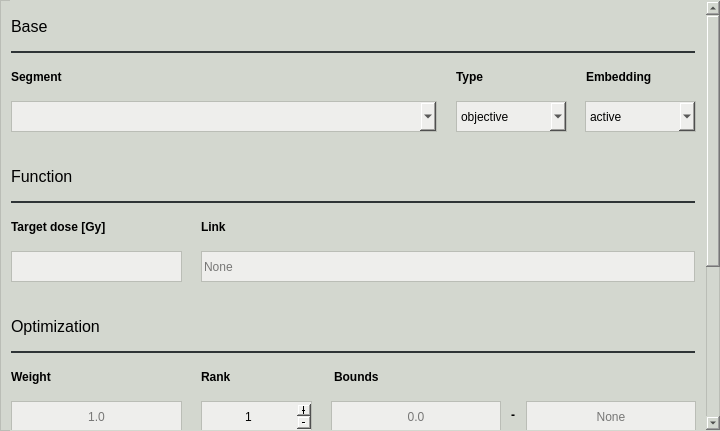
<?xml version="1.0" encoding="UTF-8"?>
<ui version="4.0">
 <class>mean_dose_window</class>
 <widget class="QMainWindow" name="mean_dose_window">
  <property name="windowModality">
   <enum>Qt::ApplicationModal</enum>
  </property>
  <property name="geometry">
   <rect>
    <x>0</x>
    <y>0</y>
    <width>720</width>
    <height>431</height>
   </rect>
  </property>
  <property name="minimumSize">
   <size>
    <width>720</width>
    <height>431</height>
   </size>
  </property>
  <property name="maximumSize">
   <size>
    <width>720</width>
    <height>431</height>
   </size>
  </property>
  <property name="windowTitle">
   <string>Mean Dose Editor</string>
  </property>
  <property name="styleSheet">
   <string notr="true">color: rgb(0, 0, 0);
background-color: rgb(211, 215, 207);</string>
  </property>
  <widget class="QWidget" name="body_widget">
   <property name="styleSheet">
    <string notr="true">color: rgb(0, 0, 0);
background-color: rgb(211, 215, 207);
border: 1px solid;
border-color: rgb(186, 189, 182);</string>
   </property>
   <widget class="QScrollArea" name="scroll_area">
    <property name="geometry">
     <rect>
      <x>10</x>
      <y>0</y>
      <width>711</width>
      <height>431</height>
     </rect>
    </property>
    <property name="styleSheet">
     <string notr="true">border-color: transparent;</string>
    </property>
    <property name="widgetResizable">
     <bool>false</bool>
    </property>
    <widget class="QWidget" name="scroll_contents">
     <property name="geometry">
      <rect>
       <x>0</x>
       <y>0</y>
       <width>690</width>
       <height>681</height>
      </rect>
     </property>
     <widget class="QComboBox" name="embedding_cbox">
      <property name="geometry">
       <rect>
        <x>574</x>
        <y>100</y>
        <width>111</width>
        <height>31</height>
       </rect>
      </property>
      <property name="cursor">
       <cursorShape>PointingHandCursor</cursorShape>
      </property>
      <property name="styleSheet">
       <string notr="true">color: rgb(0, 0, 0);
background-color: rgb(238, 238, 236);
border: 1px solid;
border-color: rgb(186, 189, 182);</string>
      </property>
      <property name="currentIndex">
       <number>0</number>
      </property>
      <item>
       <property name="text">
        <string>active</string>
       </property>
      </item>
      <item>
       <property name="text">
        <string>passive</string>
       </property>
      </item>
     </widget>
     <widget class="QLabel" name="segment_label">
      <property name="geometry">
       <rect>
        <x>0</x>
        <y>60</y>
        <width>431</width>
        <height>31</height>
       </rect>
      </property>
      <property name="font">
       <font>
        <weight>75</weight>
        <bold>true</bold>
       </font>
      </property>
      <property name="styleSheet">
       <string notr="true">border: 0px solid;</string>
      </property>
      <property name="text">
       <string>Segment</string>
      </property>
     </widget>
     <widget class="QLabel" name="embedding_label">
      <property name="geometry">
       <rect>
        <x>575</x>
        <y>60</y>
        <width>109</width>
        <height>31</height>
       </rect>
      </property>
      <property name="font">
       <font>
        <weight>75</weight>
        <bold>true</bold>
       </font>
      </property>
      <property name="styleSheet">
       <string notr="true">border: 0px solid;</string>
      </property>
      <property name="text">
       <string>Embedding</string>
      </property>
     </widget>
     <widget class="QLabel" name="base_label">
      <property name="geometry">
       <rect>
        <x>0</x>
        <y>10</y>
        <width>684</width>
        <height>31</height>
       </rect>
      </property>
      <property name="font">
       <font>
        <pointsize>12</pointsize>
       </font>
      </property>
      <property name="styleSheet">
       <string notr="true">border: 0px solid;</string>
      </property>
      <property name="text">
       <string>Base</string>
      </property>
     </widget>
     <widget class="QComboBox" name="type_cbox">
      <property name="geometry">
       <rect>
        <x>445</x>
        <y>100</y>
        <width>111</width>
        <height>31</height>
       </rect>
      </property>
      <property name="cursor">
       <cursorShape>PointingHandCursor</cursorShape>
      </property>
      <property name="styleSheet">
       <string notr="true">color: rgb(0, 0, 0);
background-color: rgb(238, 238, 236);
border: 1px solid;
border-color: rgb(186, 189, 182);</string>
      </property>
      <property name="currentIndex">
       <number>0</number>
      </property>
      <item>
       <property name="text">
        <string>objective</string>
       </property>
      </item>
      <item>
       <property name="text">
        <string>constraint</string>
       </property>
      </item>
     </widget>
     <widget class="Line" name="base_line">
      <property name="geometry">
       <rect>
        <x>0</x>
        <y>50</y>
        <width>684</width>
        <height>2</height>
       </rect>
      </property>
      <property name="styleSheet">
       <string notr="true">border-color: rgb(46, 52, 54);</string>
      </property>
     </widget>
     <widget class="QLabel" name="type_label">
      <property name="geometry">
       <rect>
        <x>445</x>
        <y>60</y>
        <width>111</width>
        <height>31</height>
       </rect>
      </property>
      <property name="font">
       <font>
        <weight>75</weight>
        <bold>true</bold>
       </font>
      </property>
      <property name="styleSheet">
       <string notr="true">border: 0px solid;</string>
      </property>
      <property name="text">
       <string>Type</string>
      </property>
     </widget>
     <widget class="QPushButton" name="close_component_pbutton">
      <property name="geometry">
       <rect>
        <x>614</x>
        <y>640</y>
        <width>71</width>
        <height>31</height>
       </rect>
      </property>
      <property name="cursor">
       <cursorShape>PointingHandCursor</cursorShape>
      </property>
      <property name="styleSheet">
       <string notr="true">color: rgb(0, 0, 0);
background-color: rgb(238, 238, 236);
border: 1px solid;
border-color: rgb(186, 189, 182);</string>
      </property>
      <property name="text">
       <string>Close</string>
      </property>
     </widget>
     <widget class="QLabel" name="target_dose_label">
      <property name="geometry">
       <rect>
        <x>0</x>
        <y>210</y>
        <width>171</width>
        <height>31</height>
       </rect>
      </property>
      <property name="font">
       <font>
        <weight>75</weight>
        <bold>true</bold>
       </font>
      </property>
      <property name="styleSheet">
       <string notr="true">border: 0px solid;</string>
      </property>
      <property name="text">
       <string>Target dose [Gy]</string>
      </property>
     </widget>
     <widget class="QLineEdit" name="identifier_ledit">
      <property name="geometry">
       <rect>
        <x>0</x>
        <y>550</y>
        <width>381</width>
        <height>31</height>
       </rect>
      </property>
      <property name="styleSheet">
       <string notr="true">color: rgb(0, 0, 0);
background-color: rgb(238, 238, 236);
border: 1px solid;
border-color: rgb(186, 189, 182);</string>
      </property>
      <property name="placeholderText">
       <string>None</string>
      </property>
     </widget>
     <widget class="QSpinBox" name="rank_sbox">
      <property name="geometry">
       <rect>
        <x>190</x>
        <y>400</y>
        <width>111</width>
        <height>31</height>
       </rect>
      </property>
      <property name="cursor">
       <cursorShape>IBeamCursor</cursorShape>
      </property>
      <property name="styleSheet">
       <string notr="true">color: rgb(0, 0, 0);
background-color: rgb(238, 238, 236);
border: 1px solid;
border-color: rgb(186, 189, 182);</string>
      </property>
      <property name="alignment">
       <set>Qt::AlignCenter</set>
      </property>
      <property name="buttonSymbols">
       <enum>QAbstractSpinBox::PlusMinus</enum>
      </property>
      <property name="minimum">
       <number>1</number>
      </property>
      <property name="maximum">
       <number>1000</number>
      </property>
      <property name="value">
       <number>1</number>
      </property>
     </widget>
     <widget class="QLabel" name="identifier_label">
      <property name="geometry">
       <rect>
        <x>0</x>
        <y>510</y>
        <width>381</width>
        <height>31</height>
       </rect>
      </property>
      <property name="font">
       <font>
        <weight>75</weight>
        <bold>true</bold>
       </font>
      </property>
      <property name="styleSheet">
       <string notr="true">border: 0px solid;</string>
      </property>
      <property name="text">
       <string>Identifier</string>
      </property>
     </widget>
     <widget class="QLineEdit" name="link_ledit">
      <property name="geometry">
       <rect>
        <x>190</x>
        <y>250</y>
        <width>494</width>
        <height>31</height>
       </rect>
      </property>
      <property name="styleSheet">
       <string notr="true">color: rgb(0, 0, 0);
background-color: rgb(238, 238, 236);
border: 1px solid;
border-color: rgb(186, 189, 182);</string>
      </property>
      <property name="placeholderText">
       <string>None</string>
      </property>
     </widget>
     <widget class="QLabel" name="link_label">
      <property name="geometry">
       <rect>
        <x>190</x>
        <y>210</y>
        <width>494</width>
        <height>31</height>
       </rect>
      </property>
      <property name="font">
       <font>
        <weight>75</weight>
        <bold>true</bold>
       </font>
      </property>
      <property name="styleSheet">
       <string notr="true">border: none;</string>
      </property>
      <property name="text">
       <string>Link</string>
      </property>
     </widget>
     <widget class="QLabel" name="function_label">
      <property name="geometry">
       <rect>
        <x>0</x>
        <y>160</y>
        <width>684</width>
        <height>31</height>
       </rect>
      </property>
      <property name="font">
       <font>
        <pointsize>12</pointsize>
       </font>
      </property>
      <property name="styleSheet">
       <string notr="true">border: 0px solid;</string>
      </property>
      <property name="text">
       <string>Function</string>
      </property>
     </widget>
     <widget class="QLabel" name="bounds_label">
      <property name="geometry">
       <rect>
        <x>323</x>
        <y>360</y>
        <width>364</width>
        <height>31</height>
       </rect>
      </property>
      <property name="font">
       <font>
        <weight>75</weight>
        <bold>true</bold>
       </font>
      </property>
      <property name="styleSheet">
       <string notr="true">border: 0px solid;</string>
      </property>
      <property name="text">
       <string>Bounds</string>
      </property>
     </widget>
     <widget class="QLabel" name="handling_viz_label">
      <property name="geometry">
       <rect>
        <x>0</x>
        <y>460</y>
        <width>684</width>
        <height>31</height>
       </rect>
      </property>
      <property name="font">
       <font>
        <pointsize>12</pointsize>
       </font>
      </property>
      <property name="styleSheet">
       <string notr="true">border: 0px solid;</string>
      </property>
      <property name="text">
       <string>Handling &amp; Visualization</string>
      </property>
     </widget>
     <widget class="QLineEdit" name="target_dose_ledit">
      <property name="geometry">
       <rect>
        <x>0</x>
        <y>250</y>
        <width>171</width>
        <height>31</height>
       </rect>
      </property>
      <property name="styleSheet">
       <string notr="true">color: rgb(0, 0, 0);
background-color: rgb(238, 238, 236);
border: 1px solid;
border-color: rgb(186, 189, 182);</string>
      </property>
      <property name="alignment">
       <set>Qt::AlignCenter</set>
      </property>
     </widget>
     <widget class="QLabel" name="weight_label">
      <property name="geometry">
       <rect>
        <x>0</x>
        <y>360</y>
        <width>171</width>
        <height>31</height>
       </rect>
      </property>
      <property name="font">
       <font>
        <weight>75</weight>
        <bold>true</bold>
       </font>
      </property>
      <property name="styleSheet">
       <string notr="true">border: 0px solid;</string>
      </property>
      <property name="text">
       <string>Weight</string>
      </property>
     </widget>
     <widget class="QPushButton" name="save_component_pbutton">
      <property name="geometry">
       <rect>
        <x>534</x>
        <y>640</y>
        <width>71</width>
        <height>31</height>
       </rect>
      </property>
      <property name="cursor">
       <cursorShape>PointingHandCursor</cursorShape>
      </property>
      <property name="styleSheet">
       <string notr="true">color: rgb(0, 0, 0);
background-color: rgb(238, 238, 236);
border: 1px solid;
border-color: rgb(186, 189, 182);</string>
      </property>
      <property name="text">
       <string>Save</string>
      </property>
     </widget>
     <widget class="Line" name="function_line">
      <property name="geometry">
       <rect>
        <x>0</x>
        <y>200</y>
        <width>684</width>
        <height>2</height>
       </rect>
      </property>
      <property name="styleSheet">
       <string notr="true">border-color: rgb(46, 52, 54);</string>
      </property>
     </widget>
     <widget class="QLabel" name="conjunction">
      <property name="geometry">
       <rect>
        <x>494</x>
        <y>405</y>
        <width>16</width>
        <height>17</height>
       </rect>
      </property>
      <property name="font">
       <font>
        <weight>75</weight>
        <bold>true</bold>
       </font>
      </property>
      <property name="styleSheet">
       <string notr="true">border: none;</string>
      </property>
      <property name="text">
       <string>-</string>
      </property>
      <property name="alignment">
       <set>Qt::AlignCenter</set>
      </property>
     </widget>
     <widget class="QLabel" name="optimization_label">
      <property name="geometry">
       <rect>
        <x>0</x>
        <y>310</y>
        <width>684</width>
        <height>31</height>
       </rect>
      </property>
      <property name="font">
       <font>
        <pointsize>12</pointsize>
       </font>
      </property>
      <property name="styleSheet">
       <string notr="true">border: 0px solid;</string>
      </property>
      <property name="text">
       <string>Optimization</string>
      </property>
     </widget>
     <widget class="QLabel" name="rank_label">
      <property name="geometry">
       <rect>
        <x>190</x>
        <y>360</y>
        <width>111</width>
        <height>31</height>
       </rect>
      </property>
      <property name="font">
       <font>
        <weight>75</weight>
        <bold>true</bold>
       </font>
      </property>
      <property name="styleSheet">
       <string notr="true">border: 0px solid;</string>
      </property>
      <property name="text">
       <string>Rank</string>
      </property>
     </widget>
     <widget class="QLineEdit" name="upper_bound_ledit">
      <property name="geometry">
       <rect>
        <x>515</x>
        <y>400</y>
        <width>170</width>
        <height>31</height>
       </rect>
      </property>
      <property name="styleSheet">
       <string notr="true">color: rgb(0, 0, 0);
background-color: rgb(238, 238, 236);
border: 1px solid;
border-color: rgb(186, 189, 182);</string>
      </property>
      <property name="alignment">
       <set>Qt::AlignCenter</set>
      </property>
      <property name="placeholderText">
       <string>None</string>
      </property>
     </widget>
     <widget class="QLineEdit" name="weight_ledit">
      <property name="geometry">
       <rect>
        <x>0</x>
        <y>400</y>
        <width>171</width>
        <height>31</height>
       </rect>
      </property>
      <property name="styleSheet">
       <string notr="true">color: rgb(0, 0, 0);
background-color: rgb(238, 238, 236);
border: 1px solid;
border-color: rgb(186, 189, 182);</string>
      </property>
      <property name="alignment">
       <set>Qt::AlignCenter</set>
      </property>
      <property name="placeholderText">
       <string>1.0</string>
      </property>
     </widget>
     <widget class="QCheckBox" name="disp_component_check">
      <property name="geometry">
       <rect>
        <x>0</x>
        <y>600</y>
        <width>231</width>
        <height>23</height>
       </rect>
      </property>
      <property name="cursor">
       <cursorShape>PointingHandCursor</cursorShape>
      </property>
      <property name="styleSheet">
       <string notr="true">border: 0px;
color: rgb(0, 0, 0);</string>
      </property>
      <property name="text">
       <string>Display component</string>
      </property>
      <property name="checked">
       <bool>true</bool>
      </property>
     </widget>
     <widget class="Line" name="handling_viz_line">
      <property name="geometry">
       <rect>
        <x>0</x>
        <y>500</y>
        <width>684</width>
        <height>2</height>
       </rect>
      </property>
      <property name="styleSheet">
       <string notr="true">border-color: rgb(46, 52, 54);</string>
      </property>
     </widget>
     <widget class="Line" name="optimization_line">
      <property name="geometry">
       <rect>
        <x>0</x>
        <y>350</y>
        <width>684</width>
        <height>2</height>
       </rect>
      </property>
      <property name="styleSheet">
       <string notr="true">border-color: rgb(46, 52, 54);</string>
      </property>
     </widget>
     <widget class="QLineEdit" name="lower_bound_ledit">
      <property name="geometry">
       <rect>
        <x>320</x>
        <y>400</y>
        <width>170</width>
        <height>31</height>
       </rect>
      </property>
      <property name="styleSheet">
       <string notr="true">color: rgb(0, 0, 0);
background-color: rgb(238, 238, 236);
border: 1px solid;
border-color: rgb(186, 189, 182);</string>
      </property>
      <property name="alignment">
       <set>Qt::AlignCenter</set>
      </property>
      <property name="placeholderText">
       <string>0.0</string>
      </property>
     </widget>
     <widget class="QComboBox" name="segment_cbox">
      <property name="geometry">
       <rect>
        <x>0</x>
        <y>100</y>
        <width>426</width>
        <height>31</height>
       </rect>
      </property>
      <property name="cursor">
       <cursorShape>PointingHandCursor</cursorShape>
      </property>
      <property name="styleSheet">
       <string notr="true">color: rgb(0, 0, 0);
background-color: rgb(238, 238, 236);
border: 1px solid;
border-color: rgb(186, 189, 182);</string>
      </property>
      <property name="currentIndex">
       <number>-1</number>
      </property>
     </widget>
    </widget>
   </widget>
  </widget>
 </widget>
 <resources>
  <include location="../../assets/resources.qrc"/>
 </resources>
 <connections/>
</ui>
